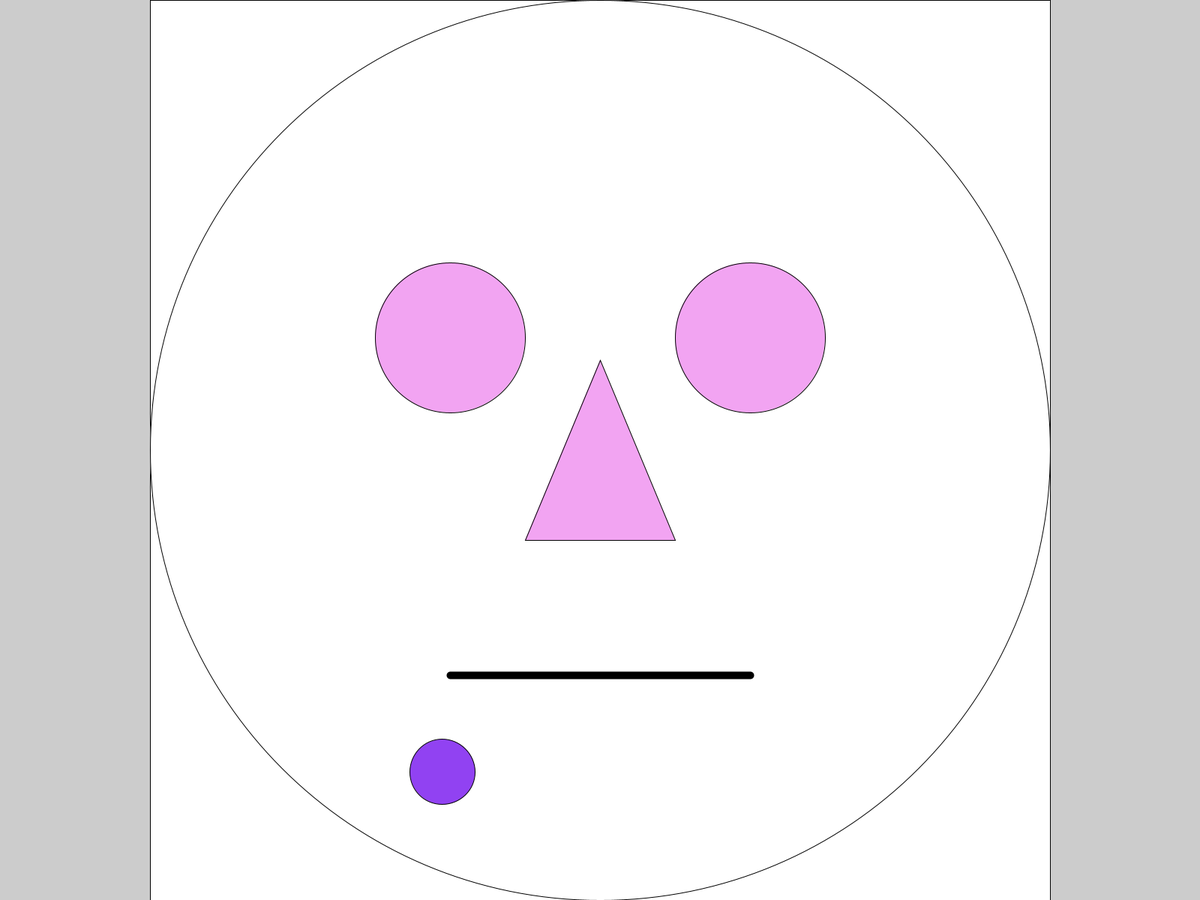
Frame 1 (no input)
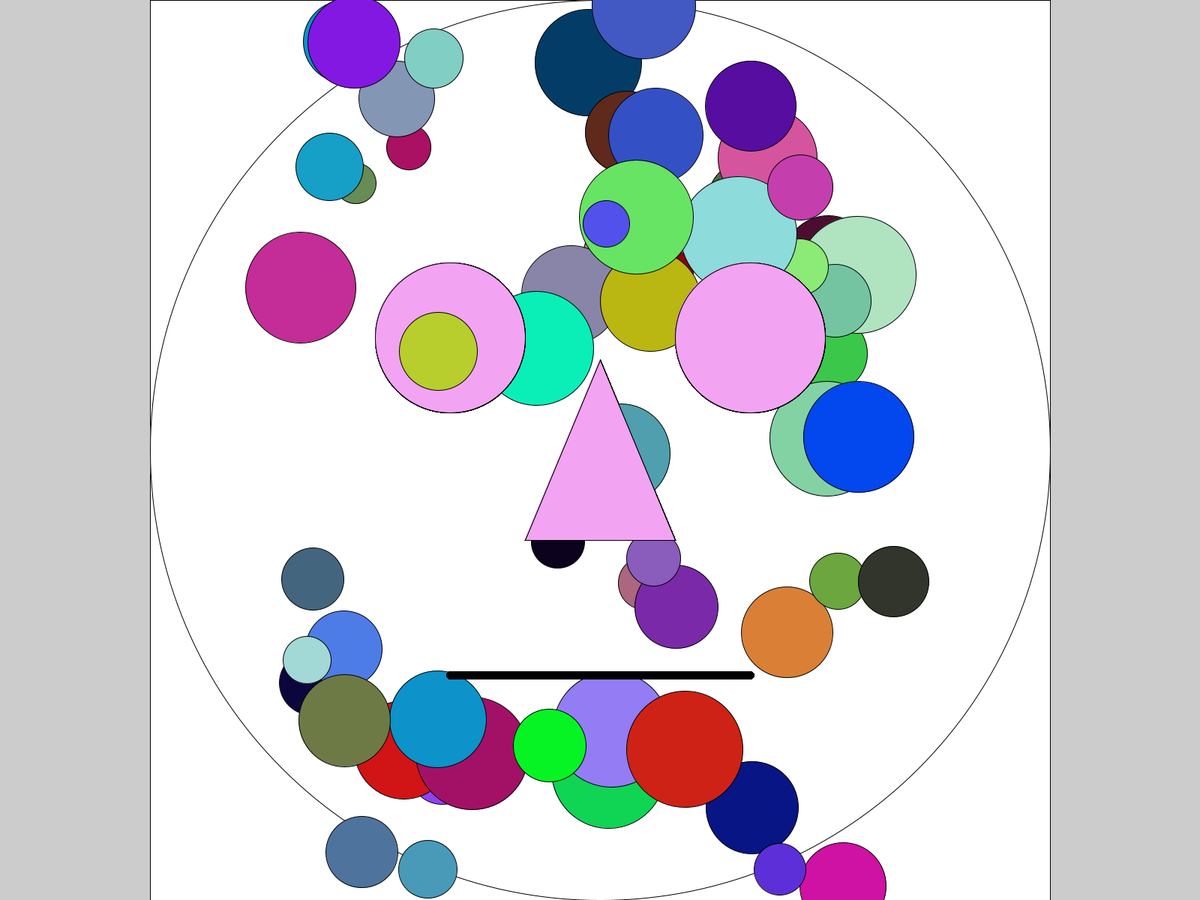
Frame 60 (the mouse pressed at the canvas centre just before this capture)
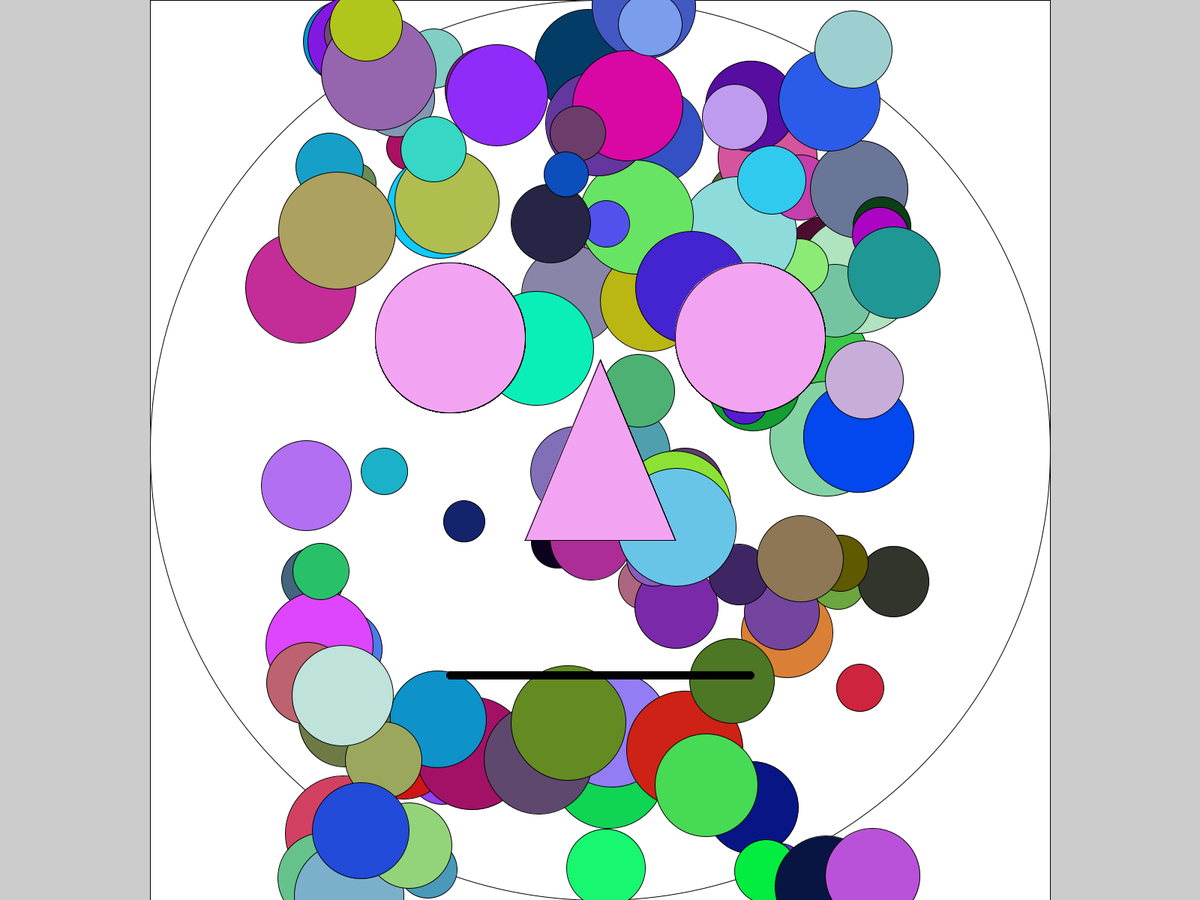
Frame 120 (the mouse held since frame 60 and released just before this capture)

The Processing sketch that drew these frames (run headless with seeded random() and noise(); from frame 60 on, the mouse is pressed at the canvas centre):

// Processing sketch: CompositeShapes
// ── CompositeShapes.pde
//Measles
//
//Global Variables 
float rectX, rectY, rectdisplayWidth, rectdisplayHeight;
float faceX, faceY, faceDiameter;
float leftEyeX, leftEyeY, eyeDiameter;
float rightEyeX, rightEyeY;
float noseX1, noseY1, noseX2, noseY2, noseX3, noseY3;
float mouthX1, mouthY1, mouthX2, mouthY2, mouthThick;
float measleX, measleY, measleDiameter, measlesBox;
color purple = #F2A4F2;
float reset;
color resetColour=#FFFFFF;
//
void setup() {
  //Geometry
  fullScreen(); 
  //Poulation
  rectX = displayWidth*1/2 - displayHeight*1/2;
  rectY = displayHeight*0; 
  rectdisplayWidth = displayHeight;
  rectdisplayHeight = displayHeight;
  faceX = displayWidth*1/2;
  faceY = displayHeight*1/2;
  faceDiameter = displayHeight; //smallest dimenson
  eyeDiameter = displayWidth*1/8;
  leftEyeX = displayWidth*1.5/4;
  leftEyeY = displayHeight*1.5/4;
  rightEyeX = displayWidth*2.5/4;
  rightEyeY = leftEyeY;
  noseX1 =  displayWidth/2;
  noseY1= displayHeight*2/5 ;
  noseX2= displayWidth*7/16; 
  noseY2= displayHeight*6/10;
  noseX3= displayWidth*9/16; 
  noseY3 = noseY2;
  mouthX1 = leftEyeX;
  mouthY1 = displayHeight*3/4;
  mouthX2 = rightEyeX;
  mouthY2 = mouthY1;
  mouthThick = 10;
  reset = 1;
  //
  rect(rectX, rectY, rectdisplayWidth, rectdisplayHeight);
  ellipse(faceX, faceY, faceDiameter, faceDiameter);
}//End setup()
//
void draw() {
  //
  color measlesColour= color(random(0, 225), random(255), random(255));
  //Population that changes 
  measleX = random(displayWidth*1/4 , displayWidth*3/4);
  measleY = random(displayHeight);
  measleDiameter = random(displayWidth*1/30, displayWidth*1/10);
  //
  //
  //Canvas
  
  fill (purple);
  ellipse(leftEyeX, leftEyeY, eyeDiameter, eyeDiameter); 
  fill (purple);
  ellipse(rightEyeX, rightEyeY, eyeDiameter, eyeDiameter);
  fill (purple);
  triangle(noseX1, noseY1, noseX2, noseY2, noseX3, noseY3);
  strokeWeight(mouthThick); 
  line(mouthX1, mouthY1, mouthX2, mouthY2);
  strokeWeight(reset); 
  fill(measlesColour);
  ellipse(measleX, measleY, measleDiameter, measleDiameter);
  fill(resetColour);
}//End draw()`
